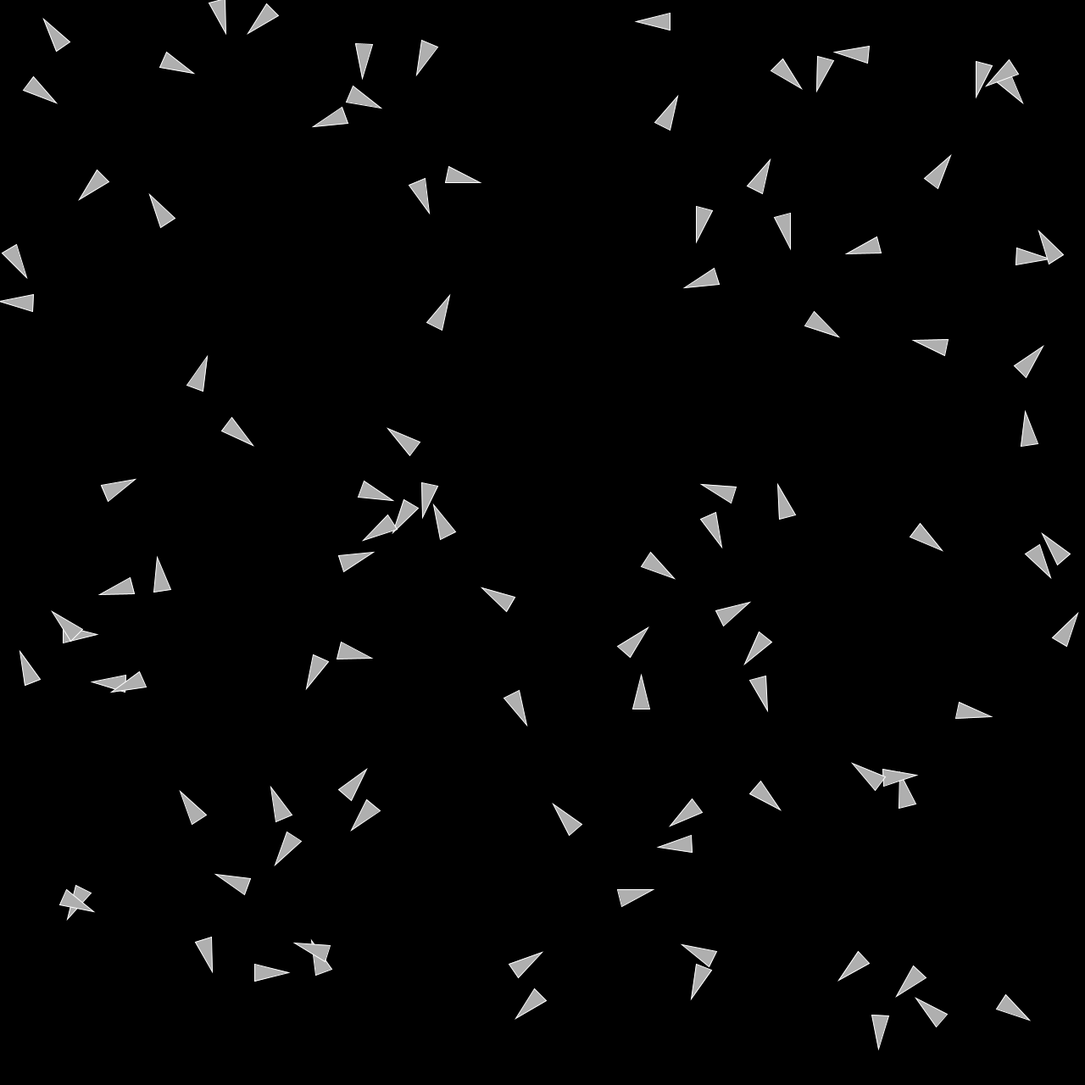
Frame 1 (no input)
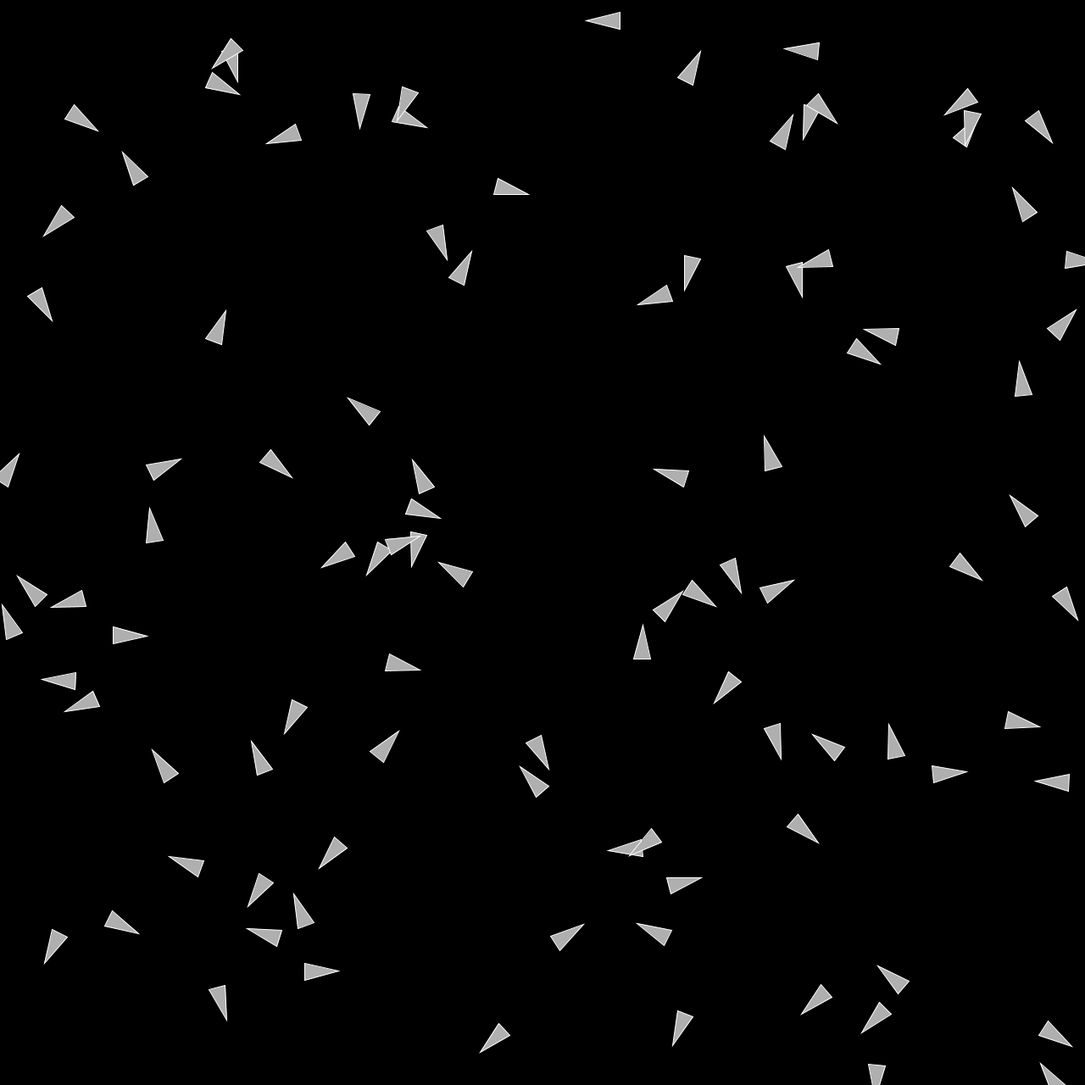
Frame 60 (the mouse pressed at the canvas centre just before this capture)
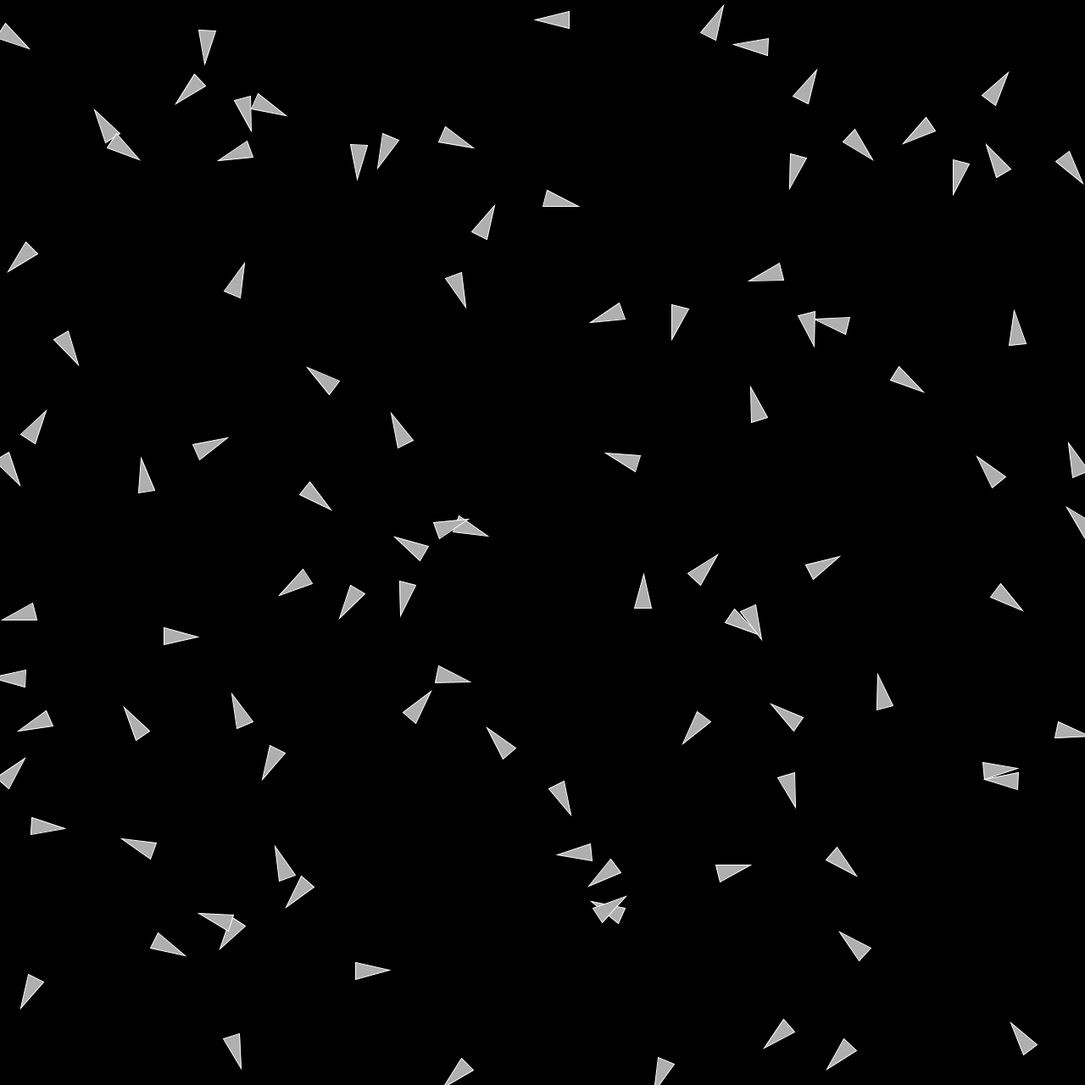
Frame 120 (the mouse held since frame 60 and released just before this capture)

The Processing sketch that drew these frames (run headless with seeded random() and noise(); from frame 60 on, the mouse is pressed at the canvas centre):

// Processing sketch: NoC_6_5_Flocking_RealDeal
// ── NoC_6_5_Flocking_RealDeal.pde
/*
Rules of flocking:
1. Separate ("avoidance"): steer to avoid colliding with neighbours
2. Alignment ("copy"): steer in the same direction as neighbours
3. Cohesion ("center"): steer to the centre of your neighbours (stay with the group) 
*/

Flock flock;

void setup(){
  size(1280, 1280);
  flock = new Flock();
  for (int i = 0; i < 100; i++){
    Boid b = new Boid(new PVector(random(width),random(height)));
    flock.addBoid(b);
  }
}

void draw(){
  background(0);
  flock.run();
}

// ── Boid.pde
class Boid {
  PVector loc, vel, acc;
  float r, maxSpeed, maxForce, desiredseparation, neighbourdist;
  boolean offScreen;
  
  Boid(PVector loc_) {
    loc = loc_.copy();
    vel = PVector.random2D(); // random direction
    acc = new PVector(0, 0);
    r = 10;
    maxSpeed = 2;
    maxForce = 0.02;
    neighbourdist = 50;
    offScreen = false;
    desiredseparation = 50;
  }

  void run(ArrayList<Boid> boids){
    flock(boids);
    update();
    display();
    border();
  }

  void flock(ArrayList<Boid> boids) {
    PVector sep = separate(boids);
    PVector ali = align(boids);
    PVector coh = cohesion(boids);

    sep.mult(1.5);
    ali.mult(1.0);
    coh.mult(1.0);
  }

  PVector separate(ArrayList<Boid> boids) {
    PVector sum = new PVector();
    int count = 0;
    //look at all the other boids
    for (Boid other : boids) {
      float d = PVector.dist(loc, other.loc); //find distance
      if ((d > 0) && (d < desiredseparation)) { //if not me
        PVector diff = PVector.sub(loc, other.loc);
        diff.normalize();
        diff.div(d); // the closer the other is, the faster we should move
        sum.add(diff); //add it to the collective and iterate count
        count ++;
      }
    }
    if (count > 0) { //if there are more than 0 boids nearby
      sum.div(count); //calculate the average
      sum.setMag(maxSpeed);
      PVector steer = PVector.sub(sum, vel); // steering force
      steer.limit(maxForce); //moderated
      return steer;
    } else {
      PVector steer = new PVector(0, 0);
      return steer;
    }
  }

  PVector align(ArrayList<Boid> boids) {
    PVector sum = new PVector(0, 0); 
    int count = 0;
    for (Boid other : boids) {
      float d = PVector.dist(loc, other.loc);
      if ((d > 0) && (d < neighbourdist)) {
        sum.add(other.vel);
        count ++;
      }
    }
    if (count > 0) {
      sum.div(count); //find the average velocity
      sum.setMag(maxSpeed);
      PVector steer = PVector.sub(sum, vel); // steer in that direction
      steer.limit(maxForce);
      return steer;
    } else {
      return new PVector(0, 0);
    }
  }

  PVector cohesion(ArrayList<Boid> boids) {
    int count = 0;
    PVector sum = new PVector(0, 0);
    for(Boid other : boids){
      float d = PVector.dist(loc, other.loc); 
      if ((d > 0) && (d < neighbourdist)){
        sum.add(other.loc);
        count ++;
      }
    }
    if (count > 0){
      sum.div(count);
      return seek(sum); // seek the average position of neighbours
    } else {
      return new PVector(0,0);
    }
  }

  PVector seek(PVector target) {
    PVector desired = PVector.sub(target, loc);
    desired.normalize();
    desired.mult(maxSpeed);
    PVector steer = PVector.sub(desired, vel);
    steer.limit(maxForce);
    return steer;
  }

  void applyForce(PVector f) {
    acc.add(f);
  }


  void update() {
    vel.add(acc);
    loc.add(vel);
    if((loc.x > width) || (loc.x < 0) || (loc.y > height) || (loc.y < 0)){
      offScreen = true;
    }
    acc.mult(0);
  }

  void display() {
    float theta = vel.heading() + PI/2;
    fill(175);
    stroke(255);
    pushMatrix();
    translate(loc.x, loc.y);
    rotate(theta);
    beginShape();
    vertex(0, -r*2);
    vertex(-r, r*2);
    vertex(r, r*2);
    endShape(CLOSE);
    popMatrix();
  }

  void border() {
    if (loc.x < 0) {
      loc.x = width;
      loc.y = height - loc.y;
    }
    if (loc.x > width) {
      loc.x = 0;
      loc.y = height - loc.y;
    }
    if (loc.y < 0) {
      loc.y = height;
      loc.x = width - loc.x;
    }
    if (loc.y > height) {
      loc.y = 0;
      loc.x = width - loc.x;
    }
  }
}

// ── Flock.pde
class Flock {
  ArrayList<Boid> boids;
  Flock() {
    boids = new ArrayList<Boid>();
  }

  void run() {
    for (Boid b : boids) {
      b.run(boids);
    }
  }

  void addBoid(Boid b) {
    boids.add(b);
  }
}
